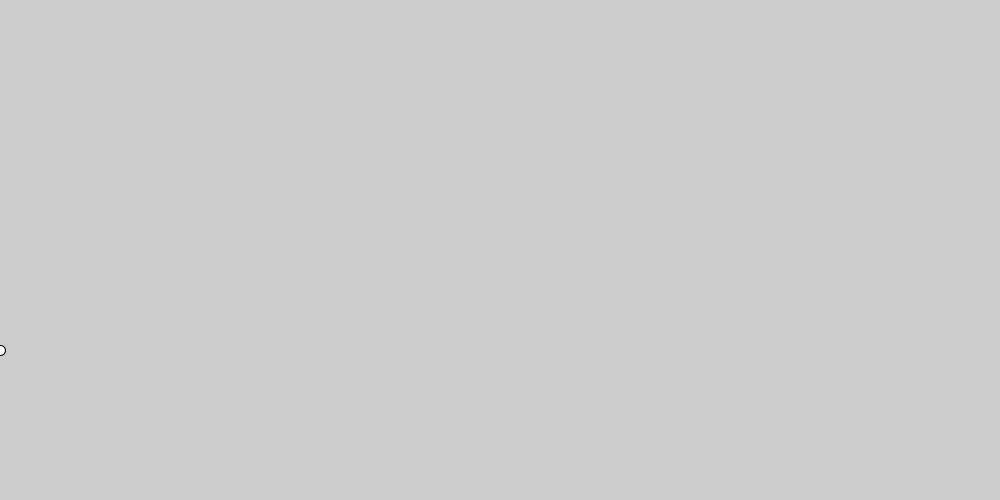
Frame 1 (no input)
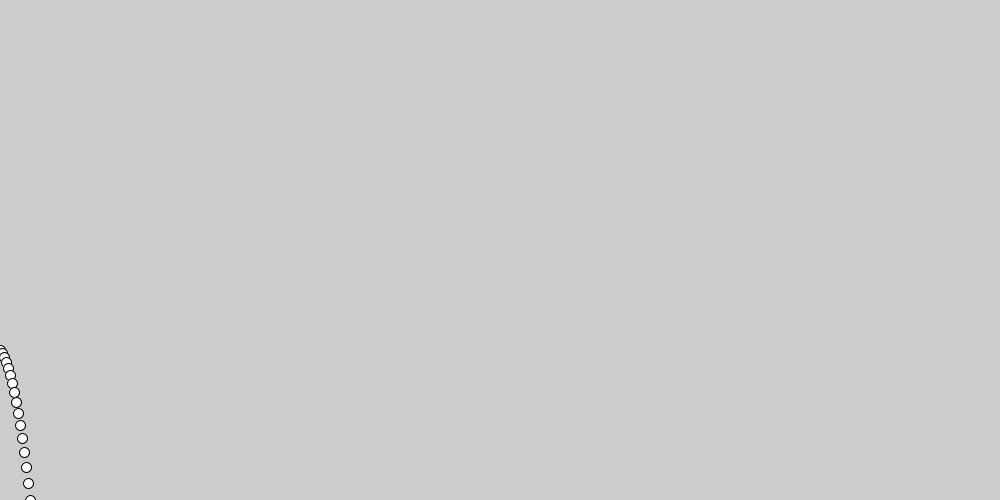
Frame 60 (the mouse pressed at the canvas centre just before this capture)
Frame 120 (the mouse held since frame 60 and released just before this capture): identical to frame 60, image omitted

The Processing sketch that drew these frames (run headless with seeded random() and noise(); from frame 60 on, the mouse is pressed at the canvas centre):

// Processing sketch: sim_02_05_2dim
// ── sim_02_05_2dim.pde
int x, y, v_x, v_y, a_y;

void setup() {
  size(1000, 500);
  x = 0;
  y = 350;
  v_x = 2;
  v_y = 2;
  a_y = 1;
}

void draw() {
  ellipse(x, y, 10, 10);
  x = x + v_x;
  v_y = v_y + a_y;
  y = y + v_y; 
}
